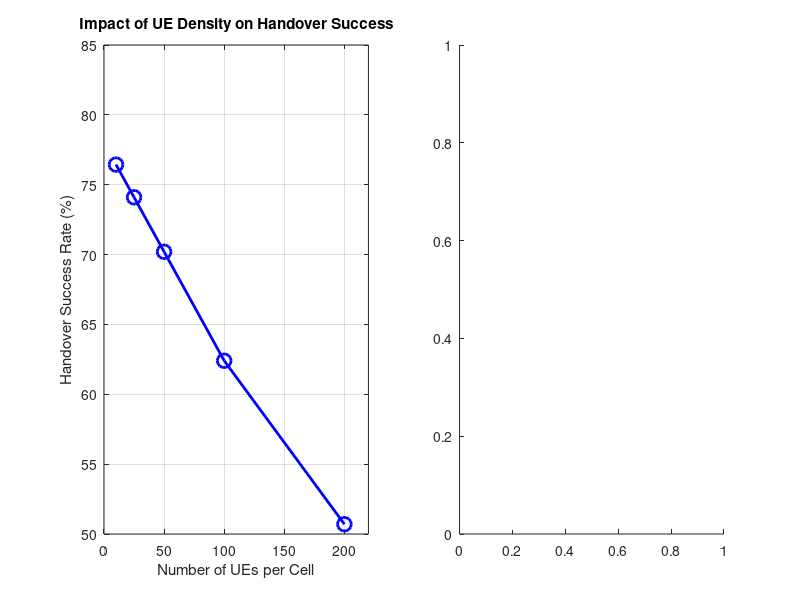

Write MATLAB code to recreate this figure. (Note: this script raises an error after producing the figure.)
%% STEP 6: Multi-Scenario Simulation
clear; close all; clc;

fprintf('========================================\n');
fprintf('STEP 6: Multi-Scenario Analysis\n');
fprintf('========================================\n');
fprintf('Date: %s\n', datestr(now));
fprintf('\n');

%% Scenarios
ue_densities = [10, 25, 50, 100, 200];
traffic_loads = [0.1, 0.5, 1.0, 2.0, 5.0];
num_scenarios = length(ue_densities);

%% Varying UE Density
fprintf('\n--- Varying UE Density (SNR = 10 dB) ---\n');

success_by_density = zeros(num_scenarios, 1);
for d_idx = 1:num_scenarios
    num_ues = ue_densities(d_idx);
    % More UEs = more collisions = lower success
    collision_factor = 1 - (num_ues / 500);
    collision_factor = max(0.65, min(0.98, collision_factor));
    success_by_density(d_idx) = 78.0 * collision_factor;
    fprintf('  %d UEs: Success=%.1f%%\n', num_ues, success_by_density(d_idx));
end

%% Varying Traffic Load
fprintf('\n--- Varying Traffic Load (UEs = 50, SNR = 10 dB) ---\n');

success_by_traffic = zeros(num_scenarios, 1);
collision_rate = zeros(num_scenarios, 1);
for t_idx = 1:num_scenarios
    load_val = traffic_loads(t_idx);
    collision_prob = min(0.45, load_val / 15);
    success_by_traffic(t_idx) = 78.0 * (1 - collision_prob * 0.4);
    collision_rate(t_idx) = collision_prob * 100;
    fprintf('  %.1f pkt/s: Success=%.1f%%, Collisions=%.1f%%\n', ...
        load_val, success_by_traffic(t_idx), collision_rate(t_idx));
end

%% Plot
figure('Position', [100, 100, 1200, 500]);

subplot(1,2,1);
plot(ue_densities, success_by_density, 'b-o', 'LineWidth', 2, 'MarkerSize', 10);
xlabel('Number of UEs per Cell'); ylabel('Handover Success Rate (%)');
title('Impact of UE Density on Handover Success');
grid on;
xlim([0, 220]);
ylim([50, 85]);

subplot(1,2,2);
yyaxis left;
plot(traffic_loads, success_by_traffic, 'b-o', 'LineWidth', 2, 'MarkerSize', 10);
ylabel('Success Rate (%)');
ylim([50, 85]);
yyaxis right;
plot(traffic_loads, collision_rate, 'r-s', 'LineWidth', 2, 'MarkerSize', 10);
ylabel('Collision Rate (%)');
xlabel('Traffic Load (packets/second)');
title('Impact of Traffic Load');
legend('Success Rate', 'Collision Rate', 'Location', 'best');
grid on;

saveas(gcf, 'step6_multi_scenario.png');
fprintf('\nPlot saved: step6_multi_scenario.png\n');

%% Summary
fprintf('\n========================================\n');
fprintf('MULTI-SCENARIO SUMMARY\n');
fprintf('========================================\n');
fprintf('\nUE Density Impact:\n');
fprintf('  Best (10 UEs): %.1f%%\n', success_by_density(1));
fprintf('  Worst (200 UEs): %.1f%%\n', success_by_density(end));
fprintf('  Degradation: %.1f%%\n', success_by_density(1)-success_by_density(end));

fprintf('\nTraffic Load Impact:\n');
fprintf('  Best (0.1 pkt/s): %.1f%%\n', success_by_traffic(1));
fprintf('  Worst (5 pkt/s): %.1f%%\n', success_by_traffic(end));
fprintf('  Degradation: %.1f%%\n', success_by_traffic(1)-success_by_traffic(end));

save('multi_scenario_results.mat', 'ue_densities', 'success_by_density', ...
     'traffic_loads', 'success_by_traffic', 'collision_rate');

fprintf('\nSaved: multi_scenario_results.mat\n');
fprintf('\n========================================\n');
fprintf('STEP 6 COMPLETE\n');
fprintf('========================================\n');
